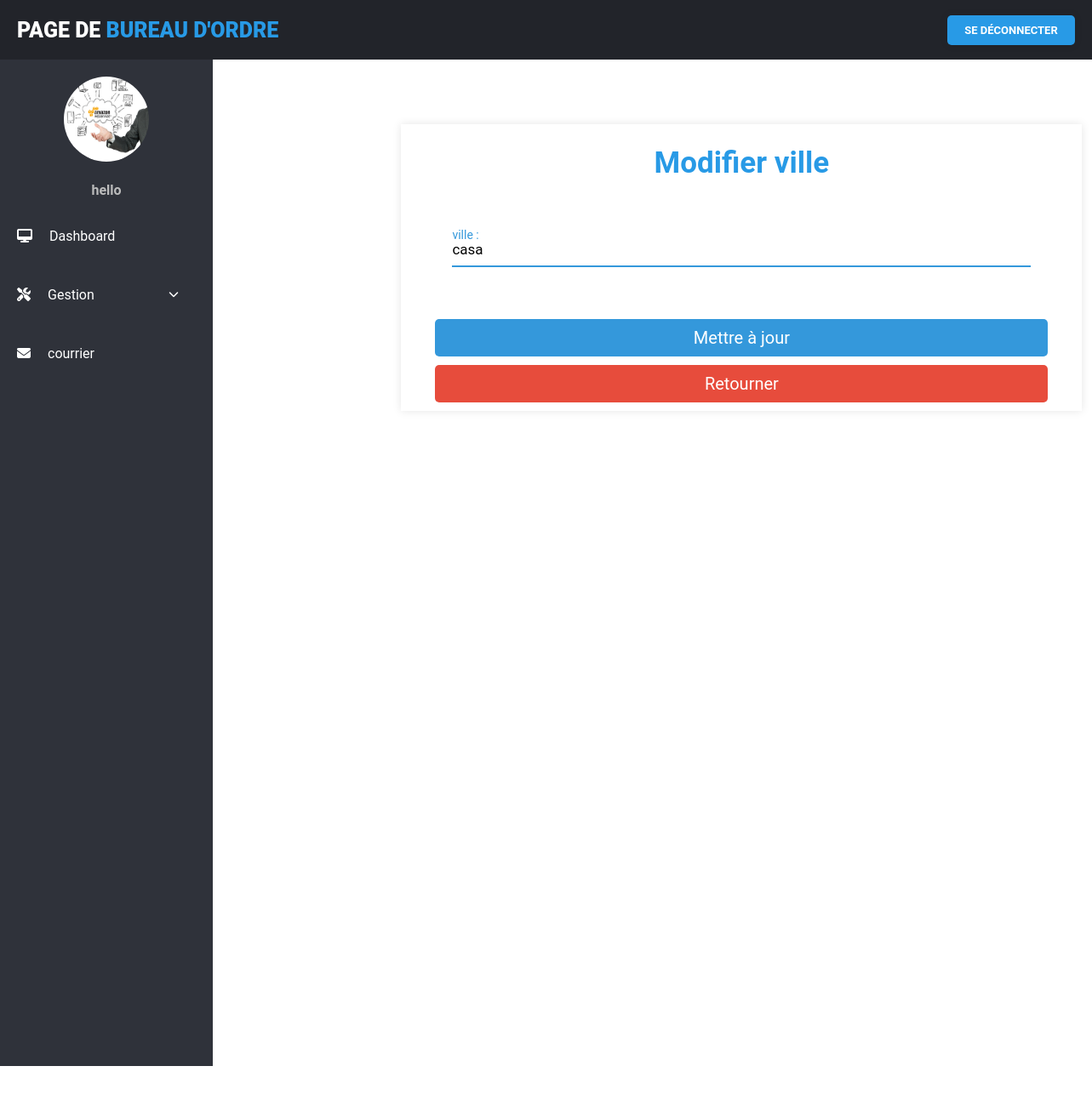
The app's page /app_web_final/update_ville.php?id=4 (signed in) with its own data.
### tables this page shows
CREATE TABLE `user_form` (
  `id` int(11) NOT NULL,
  `name` varchar(255) NOT NULL,
  `email` varchar(255) NOT NULL,
  `utilname` varchar(255) NOT NULL,
  `password` varchar(255) NOT NULL,
  `image` varchar(255) NOT NULL,
  `direction` varchar(255) NOT NULL,
  `utiltype` varchar(50) NOT NULL DEFAULT 'Utilisateur'
);

CREATE TABLE `ville` (
  `ville_id` int(11) NOT NULL,
  `ville` varchar(50) NOT NULL
);

### app_web_final/update_ville.php (the view, shortened to what this page needs)
<?php
$user_id = $_SESSION['user_id'];
$name = $_SESSION['name'];
?>
<?php
include ('config.php');
$ville_id = $_GET['id'];
 ?>
<!DOCTYPE html>
<html lang="en">
<head>
    <link rel="stylesheet" href="css/style2.css">
</head>
<body>
        <div class="wrapper">
            <div class="header">
                <div class="header-menu">
                    <div class="title">Page de <span> Bureau d'ordre
                     </span>
                  </div>
                    <ul>
                    <a href="home_profil_direction.php?logout=<?php echo $user_id; ?>" class="btn1">Se déconnecter</a>
                    </ul>
                </div>
            </div>
            <div class="sidebar">
                <div class="sidebar-menu">
                    <center class="profile">
                    <?php
      $select = mysqli_query($conn, "SELECT * FROM `user_form` WHERE id = '$user_id'") or die('query failed');
      if(mysqli_num_rows($select) > 0){
         $fetch = mysqli_fetch_assoc($select);
      }
      if($fetch['image'] == ''){
         echo '<img src="images/default-avatar.png">';
      }else{
         echo '<img src="uploaded_img/'.$fetch['image'].'">';
      }
   ?>
                        <p><?php echo $name; ?></p>
                    </center>
                    <li class="item">
                        <a href="home_admin.php" class="menu-btn">
                            <i class="fas fa-desktop"></i><span>Dashboard</span>
                        </a>
                    </li>
                    <li class="item" id="messages">
                        <a href="#messages" class="menu-btn">
                        <i class="fas fa-screwdriver-wrench"></i><span>Gestion <i class="fas fa-chevron-down drop-down"></i></span>
                        </a>
                    </li>
                    <li class="item" id="profile">
                        <a href="consulter_admin.php" class="menu-btn">
                        <i class="fas fa-envelope"></i><span>courrier </span>
                        </a>
                    </li>
                </div>
            </div>
            <div class="main-container">
<table>
    <tr>
            <td><pre>                                                   </pre></td>
<td>
        <div class="cont">
        <div class="text">Modifier ville</div>
        <form action="" method="post" enctype="multipart/form-data">
<?php
      $select1 = mysqli_query($conn, "SELECT * FROM `ville` WHERE ville_id = '$ville_id'") or die('query failed');
      if(mysqli_num_rows($select1) > 0){
         $fetch1 = mysqli_fetch_assoc($select1);
      }
   ?>
<div class="form-row">
              <div class="input-data">
                 <input type="text" name="ville" value="<?php echo $fetch1['ville']; ?>">
                 <div class="underline"></div>
                 <label for="">ville :</label>
              </div>
           </div>
<br>
   <input type="submit" value="Mettre à jour" name="update_ville" class="btn">
   <a href="view_ville.php" class="delete-btn">Retourner</a>
</form>
</tr>
</table>
</div>
</div>
            <div class="container">
        </div>
</body>
</html>

### app_web_final/css/style2.css (style rules this page uses)
:root { --blue:#3498db; --dark-blue:#2980b9; --red:#e74c3c; --dark-red:#c0392b; --black:#333; --white:#fff; --light-bg:#eee; --box-shadow:0 5px 10px rgba(0,0,0,.1); }
* { font-family: 'Poppins', sans-serif; margin:0; padding:0; box-sizing: border-box; outline: none; border: none; text-decoration: none; }
.btn, .delete-btn { width: 100%; border-radius: 5px; padding:10px 30px; color:var(--white); display: block; text-align: center; cursor: pointer; font-size: 20px; margin-top: 10px; }
.btn { background-color: var(--blue); }
.delete-btn { background-color: var(--red); }
.container { min-height: 100vh; background-color: white; display: flex; align-items: center; justify-content: center; padding:20px; }
* { margin: 0; padding: 0; list-style: none; text-decoration: none; box-sizing: border-box; font-family: "Roboto", sans-serif; }
body { background: #fff; }
.wrapper .header { z-index: 1; background: #22242A; position: fixed; width: calc(100% - 0%); height: 70px; display: flex; top: 0; }
.wrapper .header .header-menu { width: calc(100% - 0%); height: 100%; display: flex; justify-content: space-between; align-items: center; padding: 0 20px; }
.wrapper .header .header-menu .title { color: #fff; font-size: 25px; text-transform: uppercase; font-weight: 900; }
.wrapper .header .header-menu .title span { color: #289ae6; }
.wrapper .header .header-menu ul { display: flex; }
.wrapper .sidebar { z-index: 1; background: #2F323A; position: fixed; top: 70px; width: 250px; height: calc(100% - 9%); transition: 0.3s; transition-property: width; overflow-y: auto; }
.wrapper .sidebar .sidebar-menu { overflow: hidden; }
.wrapper .sidebar .sidebar-menu .profile img { margin: 20px 0; width: 100px; height: 100px; border-radius: 50%; }
.wrapper .sidebar .sidebar-menu .profile p { color: #bbb; font-weight: 700; margin-bottom: 10px; }
.wrapper .sidebar .sidebar-menu .item { width: 250px; overflow: hidden; }
.wrapper .sidebar .sidebar-menu .item .menu-btn { display: block; color: #fff; position: relative; padding: 25px 20px; transition: 0.3s; transition-property: color; }
.wrapper .sidebar .sidebar-menu .item .menu-btn i { margin-right: 20px; }
.wrapper .sidebar .sidebar-menu .item .menu-btn .drop-down { float: right; font-size: 12px; margin-top: 3px; }
.wrapper .main-container { width: (100% - 250px); margin-top: 70px; margin-left: 250px; padding: 15px; }
.btn1 { font-family: "Roboto", sans-serif; font-size: 13px; font-weight: bold; background: #289ae6; width: 150px; padding: 10px; text-align: center; text-decoration: none; text-transform: uppercase; color: #fff; border-radius: 5px; cursor: pointer; box-shadow: 0 0 10px rgba(0, 0, 0, 0.1); -webkit-transition-duration: 0.3s; transition-duration: 0.3s; -webkit-transition-property: box-shadow, transform; transition-property: box-shadow, transform; }

### app_web_final/update_ville.php (style rules this page uses)
.cont { max-width: 800px; background: #fff; width: 800px; padding: 25px 40px 10px 40px; box-shadow: 0px 0px 10px rgba(0,0,0,0.1); }
.cont .text { text-align: center; font-size: 35px; font-weight: 600; background: #289ae6; -webkit-background-clip: text; -webkit-text-fill-color: transparent; }
.cont form { padding: 30px 0 0 0; }
.cont form .form-row { display: flex; margin: 32px 0; }
form .form-row .input-data { width: 100%; height: 40px; margin: 0 20px; position: relative; }
.input-data input, .textarea textarea { display: block; width: 100%; height: 100%; border: none; font-size: 17px; border-bottom: 2px solid rgba(0,0,0, 0.12); }
.input-data input:focus ~ label, .textarea textarea:focus ~ label, .input-data input:valid ~ label, .textarea textarea:valid ~ label { transform: translateY(-20px); font-size: 14px; color: #3498db; }
.input-data label { position: absolute; pointer-events: none; bottom: 10px; font-size: 16px; transition: all 0.3s ease; }
.input-data .underline { position: absolute; bottom: 0; height: 2px; width: 100%; }
.input-data .underline:before { position: absolute; content: ""; height: 2px; width: 100%; background: #3498db; transform: scaleX(0); transform-origin: center; transition: transform 0.3s ease; }
.input-data input:focus ~ .underline:before, .input-data input:valid ~ .underline:before, .textarea textarea:focus ~ .underline:before, .textarea textarea:valid ~ .underline:before { transform: scale(1); }

### records on screen
user_form: image (picture)
ville: ville "casa"

### other values on screen
$name "hello"
